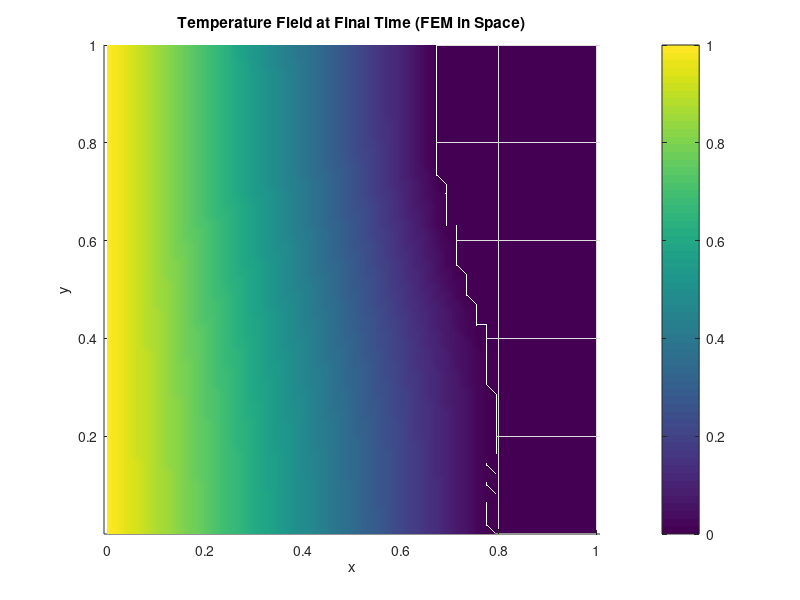

Recreate this plot in MATLAB.
clear; clc;

% Physical parameters
rho = 1.0;    % density
cp  = 1.0;    % specific heat (renamed to avoid conflict)
kappa = 1.0;  % thermal conductivity (renamed to avoid conflict)
Latent = 1.0; % latent heat per unit mass (renamed to avoid conflict)
T0  = 1.0;    % hot boundary temperature
Tm  = 0.0;    % melting temperature

% Domain and mesh
Lx = 1.0; Ly = 1.0;
Nx = 50; Ny = 50;

% Create structured triangular mesh
[X, Y] = meshgrid(linspace(0, Lx, Nx), linspace(0, Ly, Ny));
X = X(:); Y = Y(:);

% Triangulation (each quad divided into 2 triangles)
tri = delaunay(X, Y);
Nnodes = length(X);
Nelems = size(tri, 1);

% Identify boundary nodes
tol = 1e-10;
left_nodes   = find(abs(X) < tol);
right_nodes  = find(abs(X - Lx) < tol);
bottom_nodes = find(abs(Y) < tol);
top_nodes    = find(abs(Y - Ly) < tol);

% Initial interface: x = 0.5 + 0.1*sin(2*pi*y)
interface = 0.5 + 0.1*sin(2*pi*Y);
liquid_mask = (X <= interface);

% Initialize fields
T = Tm * ones(Nnodes, 1);
H = cp * Tm * ones(Nnodes, 1);
T(liquid_mask) = T0;
H(liquid_mask) = cp*T0 + Latent;

% Pre-allocate triplet arrays
max_nz = Nelems * 9; % 3x3 local matrix per element
I_K = zeros(max_nz, 1); J_K = zeros(max_nz, 1); V_K = zeros(max_nz, 1);
I_M = zeros(max_nz, 1); J_M = zeros(max_nz, 1); V_M = zeros(max_nz, 1);
idx = 0;

for e = 1:Nelems
    nodes = tri(e, :);
    x_e = X(nodes);
    y_e = Y(nodes);
    
    % Element area
    area = 0.5 * abs(det([1, x_e(1), y_e(1);
                          1, x_e(2), y_e(2);
                          1, x_e(3), y_e(3)]));
    
    % Gradients of shape functions
    grad_b = [y_e(2) - y_e(3); y_e(3) - y_e(1); y_e(1) - y_e(2)] / (2*area);
    grad_c = [x_e(3) - x_e(2); x_e(1) - x_e(3); x_e(2) - x_e(1)] / (2*area);
    
    % Local mass matrix (consistent)
    M_local = (area / 12) * [2 1 1; 1 2 1; 1 1 2];
    
    % Local stiffness matrix
    K_local = area * (grad_b*grad_b' + grad_c*grad_c');
    
    % Vectorized stacking
    for loc_i = 1:3
        for loc_j = 1:3
            idx = idx + 1;
            I_K(idx) = nodes(loc_i);
            J_K(idx) = nodes(loc_j);
            V_K(idx) = K_local(loc_i, loc_j);
            
            I_M(idx) = nodes(loc_i);
            J_M(idx) = nodes(loc_j);
            V_M(idx) = M_local(loc_i, loc_j);
        end
    end
end

% Assemble sparse matrices
K = sparse(I_K, J_K, V_K, Nnodes, Nnodes);
M = sparse(I_M, J_M, V_M, Nnodes, Nnodes);

% Time-stepping parameters
dt = 2.5252e-06;  % Smaller time step for stability
t_final = 0.1;
steps = floor(t_final / dt);

% Identify free DOFs (all except Dirichlet boundary)
free_dofs = setdiff(1:Nnodes, left_nodes);

% Lumped mass matrix for explicit scheme (more stable)
M_lumped = spdiags(sum(M, 2), 0, Nnodes, Nnodes);

% Time integration
for n = 1:steps
    % Apply Dirichlet BC at x=0
    T(left_nodes) = T0;
    H(left_nodes) = cp*T0 + Latent;
    
    % Explicit update: dH/dt = -kappa * M^{-1} * K * T
    dHdt = -(kappa / rho) * (M_lumped \ (K * T));
    
    % Update enthalpy at free nodes only
    H(free_dofs) = H(free_dofs) + dt * dHdt(free_dofs);
    
    % Update temperature from enthalpy
    % Solid: H <= cp*Tm (which is 0 in this case)
    % Phase change: cp*Tm < H < cp*Tm + Latent
    % Liquid: H >= cp*Tm + Latent
    
    solid = (H < cp*Tm + 1e-10);  % Small tolerance
    liquid = (H > cp*Tm + Latent - 1e-10);
    mushy = ~solid & ~liquid;
    
    T(solid) = H(solid) / cp;
    T(mushy) = Tm;  % During phase change, T stays at Tm
    T(liquid) = Tm + (H(liquid) - cp*Tm - Latent) / cp;
    
    % Check for NaN
    if any(isnan(T))
        fprintf('NaN detected at step %d\n', n);
        break;
    end
    
    % Progress indicator
    if mod(n, 100) == 0
        fprintf('Step %d/%d, T range: [%.3f, %.3f]\n', n, steps, min(T), max(T));
    end
end

% Plot final temperature field
figure;
trisurf(tri, X, Y, T, 'EdgeColor', 'none');
view(2);
xlabel('x'); ylabel('y');
title('Temperature Field at Final Time (FEM in Space)');
colorbar;
shading interp;
axis equal tight;
